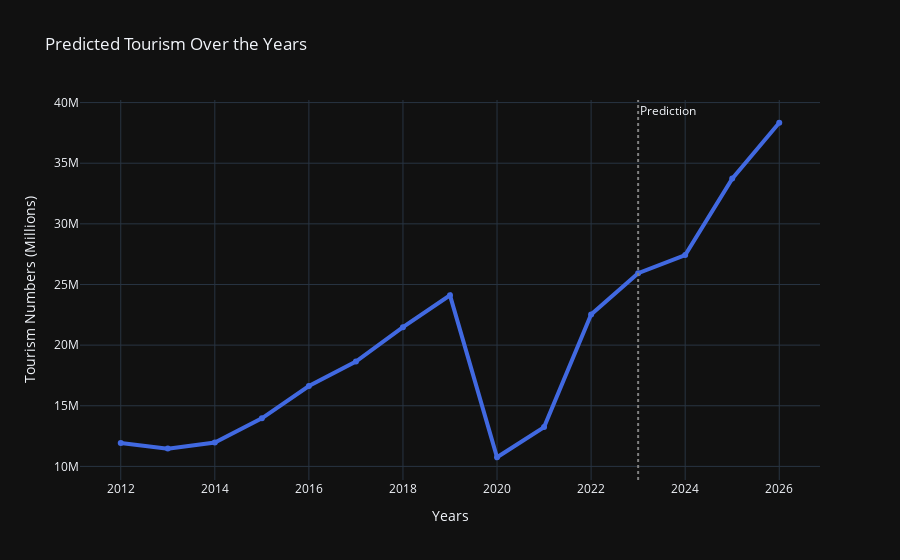

Here is the notebook cell this chart was saved with:
### Code cell
visualization(data_not_st, result)

### Figure 1 — Plotly figure (JSON) as saved in the notebook; plotly's stock layout.template omitted (floating-point values rounded to 4 significant figures)
{"data": [{"line": {"color": "royalblue", "width": 4}, "name": "Tourist Numbers", "x": [2012, 2013, 2014, 2015, 2016, 2017, 2018, 2019, 2020, 2021, 2022, 2023, 2024, 2025, 2026], "y": [11940000.0, 11470000.0, 11970000.0, 13970000.0, 16630000.0, 18640000.0, 21480000.0, 24110000.0, 10750000.0, 13240000.0, 22530000.0, 25930000.0, 27430000.0, 33730000.0, 38340000.0], "type": "scatter"}], "layout": {"shapes": [{"line": {"color": "gray", "dash": "dot"}, "type": "line", "x0": 2023, "x1": 2023, "xref": "x", "y0": 0, "y1": 1, "yref": "y domain"}], "annotations": [{"showarrow": false, "text": "Prediction", "x": 2023, "xanchor": "left", "xref": "x", "y": 1, "yanchor": "top", "yref": "y domain"}], "title": {"text": "Predicted Tourism Over the Years"}, "xaxis": {"title": {"text": "Years"}}, "yaxis": {"title": {"text": "Tourism Numbers (Millions)"}}}}
